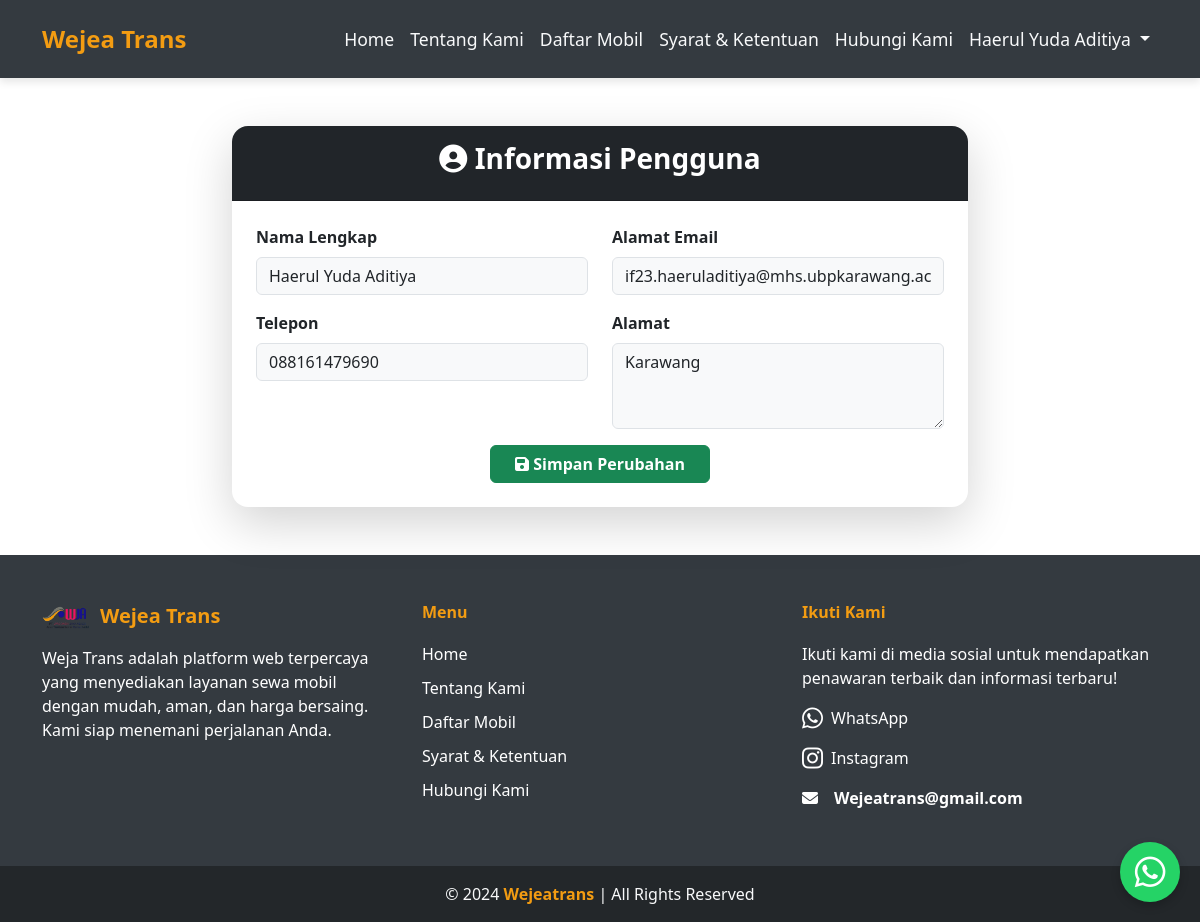
The page /profile.php (signed in) on the database as committed earlier.
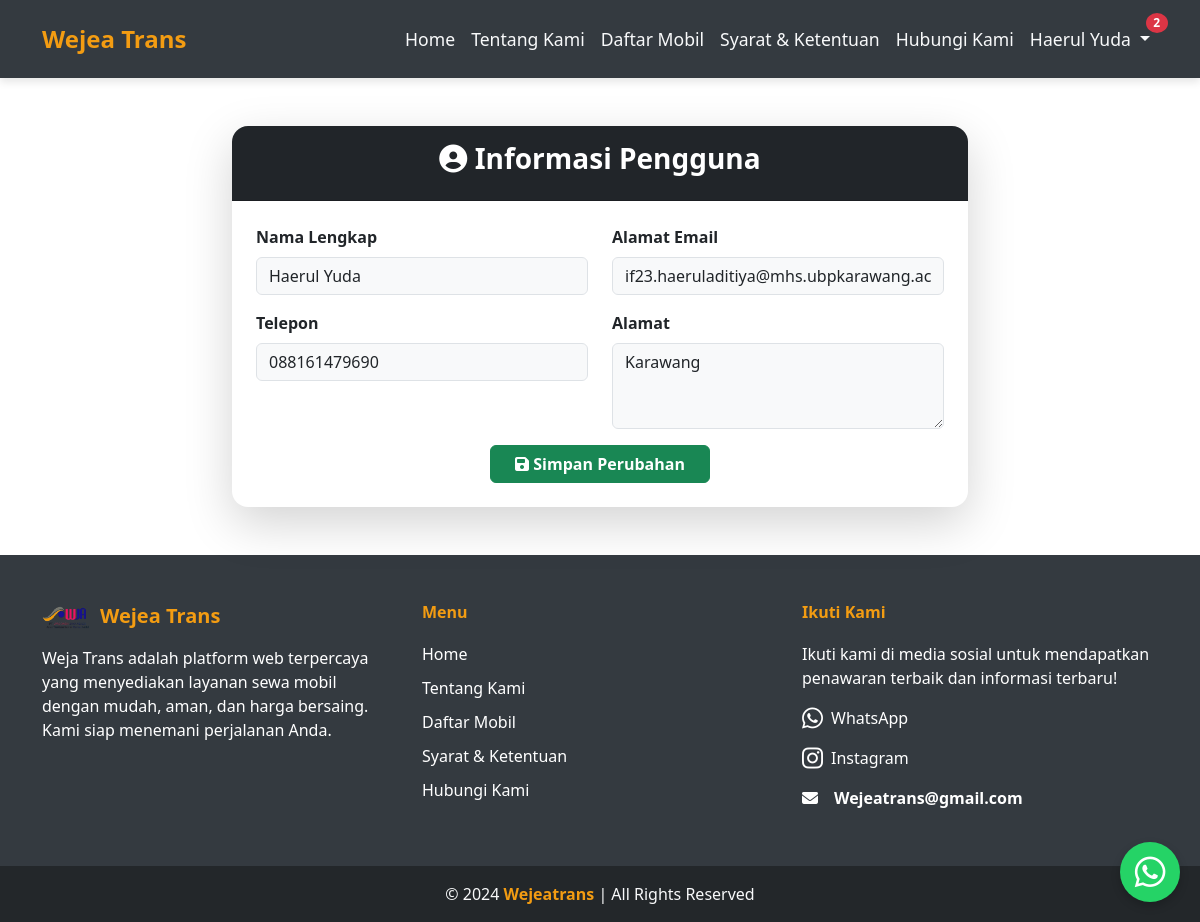
The same page on the database as committed later.
### tables this page shows
CREATE TABLE `users` (
  `id` int(11) NOT NULL,
  `fullname` varchar(100) NOT NULL,
  `phone` varchar(15) NOT NULL,
  `email` varchar(100) NOT NULL,
  `address` text NOT NULL,
  `password` varchar(255) NOT NULL,
  `status` enum('aktif','nonaktif') NOT NULL DEFAULT 'aktif',
  `role` enum('user','admin') NOT NULL DEFAULT 'user',
  `created_at` timestamp NOT NULL DEFAULT current_timestamp(),
  `reset_token` varchar(64) DEFAULT NULL,
  `reset_token_expire` datetime DEFAULT NULL
);

### classes/Profile.php (called while the page is built, shortened)
<?php
class Profile {
    private $conn;
    private $user_id;
    public function __construct($conn, $user_id) {
        $this->conn = $conn;
        $this->user_id = $user_id;
    }
    public function getUserData() {
        $query = "SELECT fullname, phone, email, address, created_at FROM users WHERE id = '$this->user_id'";
        $result = mysqli_query($this->conn, $query);
        if ($result && mysqli_num_rows($result) > 0) {
            return mysqli_fetch_assoc($result);
        } else {
            return null;
        }
    }
}
?>

### profile.php (the view, shortened to what the changed rows need)
<?php
require 'includes/header.php';
require 'config/config.php';
require 'classes/Profile.php';
$user_id = $_SESSION['user_id'];
$profile = new Profile($conn, $user_id);
$user = $profile->getUserData();
?>
<section class="py-5">
  <div class="container">
    <div class="row justify-content-center">
      <div class="col-lg-8">
        <div class="card shadow-lg border-0 rounded-4">
          <div class="card-body p-4">
            <form method="POST" action="profile.php">
              <div class="row">
                <div class="col-md-6 mb-3">
                  <label class="form-label fw-bold">Nama Lengkap</label>
                  <input type="text" class="form-control bg-light" name="fullname" value="<?= htmlspecialchars($user['fullname']); ?>" required>
                </div>
                <div class="col-md-6 mb-3">
                  <label class="form-label fw-bold">Alamat Email</label>
                  <input type="email" class="form-control bg-light" name="email" value="<?= htmlspecialchars($user['email']); ?>" required>
                </div>
              </div>
              <div class="row">
                <div class="col-md-6 mb-3">
                  <label class="form-label fw-bold">Telepon</label>
                  <input type="text" class="form-control bg-light" name="phone" value="<?= htmlspecialchars($user['phone']); ?>" required>
                </div>
                <div class="col-md-6 mb-3">
                  <label class="form-label fw-bold">Alamat</label>
                  <textarea class="form-control bg-light" rows="3" name="address" required><?= htmlspecialchars($user['address']); ?></textarea>
                </div>
              </div>
            </form>
          </div>
        </div>
      </div>
    </div>
  </div>
</section>

### includes/header.php (shortened to what the changed rows need)
<?php
require 'config/config.php';
$new_notifications = 0;
if (isset($_SESSION['user_id'])) {
    $user_id = $_SESSION['user_id'];
    $sql_count_notifications = "SELECT COUNT(*) AS new_notifications
                                FROM rentals
                                WHERE user_id = '$user_id'
                                AND payment_status = 'verification'";
    $result_notifications = mysqli_query($conn, $sql_count_notifications);
    if ($result_notifications) {
        $row_notifications = mysqli_fetch_assoc($result_notifications);
        $new_notifications = $row_notifications['new_notifications'];
    }
}
$current_page = basename($_SERVER['PHP_SELF']);
?>
<!DOCTYPE html>
<html lang="en">
<head>
  <link rel="stylesheet" href="./assets/style.css">
  <link href="https://cdn.jsdelivr.net/npm/bootstrap@5.3.0/dist/css/bootstrap.min.css" rel="stylesheet">
  <link rel="stylesheet" href="https://cdnjs.cloudflare.com/ajax/libs/font-awesome/6.6.0/css/all.min.css">
  <link rel="stylesheet" href="https://cdnjs.cloudflare.com/ajax/libs/aos/2.3.4/aos.css">
</head>
<body>
<nav class="navbar navbar-expand-lg" data-aos="fade-down" data-aos-duration="1000">
  <div class="container">
    <div class="collapse navbar-collapse" id="navbarNav">
      <ul class="navbar-nav ms-auto">
        <?php if (isset($_SESSION['user_id']) && isset($_SESSION['user_name'])): ?>
            <li class="nav-item dropdown">
                <?php
                $display_name = (strlen($_SESSION['user_name']) > 20) ? substr($_SESSION['user_name'], 0, 20) . '...' : $_SESSION['user_name'];
                ?>
                <a
                    class="nav-link dropdown-toggle"
                    href="#"
                    id="navbarDropdown"
                    role="button"
                    data-bs-toggle="dropdown"
                    aria-expanded="false"
                    style="color: #f8f9fa; font-size: 1.1rem; transition: color 0.3s ease;"
                    title="<?= htmlspecialchars($_SESSION['user_name']); ?>">
                    <?= htmlspecialchars($display_name); ?>
                    <?php if ($new_notifications > 0): ?>
                        <span class="badge bg-danger rounded-circle" style="font-size: 0.75rem; position: absolute; top: -5px; right: -10px;"><?= $new_notifications; ?></span>
                    <?php endif; ?>
                </a>
            </li>
        <?php else: ?>
            <li class="nav-item">
                <a class="nav-link <?= ($current_page == 'login.php') ? 'active' : ''; ?>" href="./forms/login.php">Login</a>
            </li>
        <?php endif; ?>
      </ul>
    </div>
  </div>
</nav>

Rows that differ between the two databases and show on the page:
changed users "if23.haeruladitiya@mhs.ubpkarawang.ac.id": fullname "Haerul Yuda Aditiya" → "Haerul Yuda"
Other text that changed with them:
$display_name: "Haerul Yuda Aditiya" → "Haerul Yuda"
$new_notifications: (not shown) → "2"
